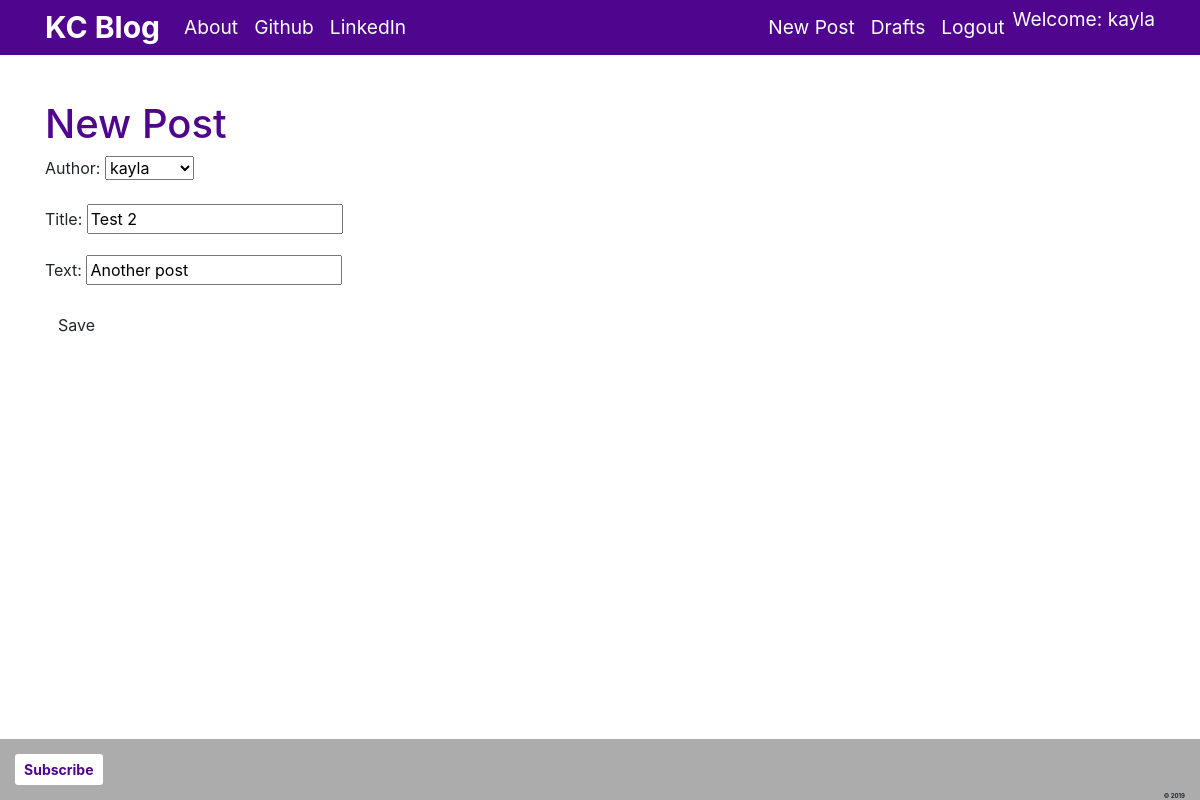
Screenshot of /post/2/edit/ (signed in) with the database file from the repository.
### Roster/models.py (models this page shows, shortened)
class Post(models.Model):
    author = models.ForeignKey('auth.User', on_delete=models.CASCADE)
    title = models.CharField(max_length=200)
    text = models.TextField()
    created_date = models.DateTimeField(auto_now_add=True)
    published_date = models.DateTimeField(null=True, blank=True)

### Roster/views.py (the view)
# urls.py: path('post/<int:pk>/edit/',views.PostUpdateView.as_view(),name='post_edit'),
class PostUpdateView(LoginRequiredMixin,UpdateView):
    login_url = '/login/'
    redirect_field_name = 'Roster/post_detail.html'
    form_class = PostForm
    model = Post

### Roster/forms.py
class PostForm(forms.ModelForm):
    class Meta:
        model = Post
        fields = ('author','title','text')
        widgets = {
            'title': forms.TextInput(attrs={'class': 'textinputclass'}),
            'text': forms.TextInput(attrs={'class': 'editable medium-editor-textarea postcontent'}),
        }

### Roster/templates/Roster/post_form.html (shortened to what this page needs)
{% extends "Roster/base.html" %}
{% block content %}
  <h1>New Post</h1>
  <form class="post-form" method="POST">
    {{form.as_p}}
    <button type="submit" class="save btn btn-default">Save</button>
  </form>
{% endblock %}

### Roster/templates/Roster/base.html (shortened to what this page needs)
<!DOCTYPE html>
{% load staticfiles %}
<html>
  <head>
    <link rel="stylesheet" href="https://stackpath.bootstrapcdn.com/bootstrap/4.3.1/css/bootstrap.min.css">
    <link rel="stylesheet" href="//cdn.jsdelivr.net/npm/medium-editor@latest/dist/css/medium-editor.min.css" type="text/css" media="screen" charset="utf-8">
    <link rel="stylesheet" href="{% static 'css/Roster.css' %}">
  </head>
  <body class='loader'>
    <nav class="navbar navbar-expand-lg bg-custom fixed-top">
      <div class="container">
          <li class="navbar-brand"><a class="mynav" href="post_list.html"><b>KC Blog</b></a></li>
      <div class="collapse navbar-collapse" id="navbarSupportedContent">
        <ul class="navbar-nav mr-auto">
          <li class="nav-item"><a class="nav-link" href="about.html">About</a></li>
          <li class="nav-item"><a class="nav-link" href="https://www.github.com">Github</a></li>
          <li class="nav-item"><a class="nav-link" href="https://www.linkedin.com">LinkedIn</a></li>
        </ul>
        <ul class="navbar-nav right">
          {% if user.is_authenticated %}
          <li class="nav-item"><a class="nav-link" href="post_new.html">New Post</a></li>
          <li class="nav-item"><a class="nav-link" href="post_draft_list.html">Drafts</a></li>
          <li class="nav-item"><a class="nav-link" href="post_list.html">Logout</a></li>
          <li><a>Welcome: {{ user.username }}</a></li>
          {% else %}
          <li><a class="navbar navbar-right" href="login.html"><span class="fas fa-user"></span></a></li>
          {% endif %}
        </ul>
      </div>
    </nav>
        <div class="content container">
          <div class="row">
            <div class="col-md-8">
              <div class="blog_posts">
                {% block content %}
                {% endblock %}
              </div>
            </div>
          </div>
        </div>
<footer class="footer fixed-bottom">
  <div class="row">
    <form class="form-inline my-2 my-lg-0 mr-auto">
      <button id="subbtn" class="btn btn-sm btn-outline-custom my-2 my-sm-2" type="submit"><b>Subscribe</b></button>
    </form>
    <div class="columns medium-4 social-area">
      <a href="#" class="fab fa-instagram bottomnav-right" style="font-size: 30px; color: #50058E; padding-right: 5px"></a>
      <a href="#" class="fab fa-strava bottomnav-right" style="font-size: 30px; color: #50058E; padding-right: 5px"></a>
      <a href="#" class="fab fa-spotify bottomnav-right" style="font-size: 30px; color: #50058E; padding-right: 5px"></a>
      <a href="#" class="fab fa-facebook-square bottomnav-right" style="font-size: 30px; color: #50058E; padding-right: 5px"></a>
    <div class="copyright" style="font-size: 6px"><strong>© 2019</strong></div>
    </div>
  </div>
</footer>
  </body>
</html>

### Roster/static/css/Roster.css (style rules this page uses)
.content { padding-top: 100px; }
h1 { color: #50058E; }
.bg-custom { background-color: #50058E; }
.navbar { font-size: 120%; padding: 0px 30px 0px 30px; color: white; }
.footer { font-size: 120%; padding: 0px 30px 0px 30px; background-color: #ACACAC; }
.footer .social-area { text-align: right; padding: 7px 0 0 0; }
#subbtn { background-color: white; color: #50058E; }
.btn-outline-custom { color: #50058E; }
.nav-link { color: white; }
.mynav { font-size: 150%; color: white; }

### rows the page displays
Post: author "kayla", title "Test 2", text "Another post"

### other values shown
{{ user.username }} "kayla"
